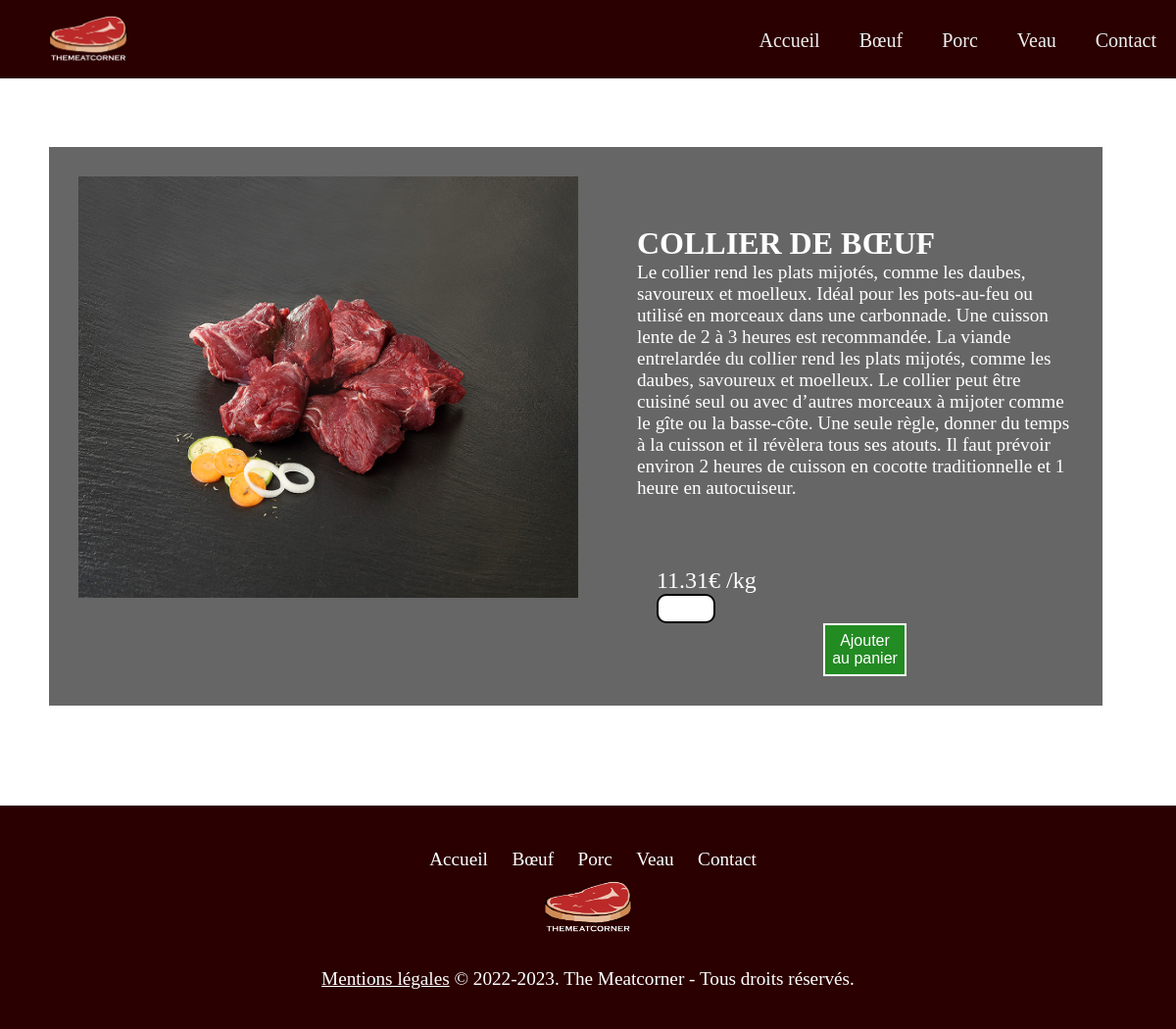
/pageboeuf/pagesviandesboeuf/collierboeuf.php, run on the app's committed database.
### tables this page shows
create table Viande (
	id int auto_increment       not null,
	nom varchar (30)            not null,
	descriptionv text           not null,
	prix decimal(4,2)           not null,
	photo varchar(100)          not null,
	idAnimal int                not null,
	Foreign key (idAnimal) references Animal (id),
	PRIMARY KEY (id)
);

### pageboeuf/pagesviandesboeuf/collierboeuf.php (the view)
<html>
<?php include '../../include/header.php'; ?>
<head>
    <link rel="stylesheet" href="../../style.css">
</head>
<body>
<div class="flex1">
    <div>
        <?php
        $bdd = new PDO('mysql:host=localhost;dbname=tmc;charset=utf8', 'root', '');
        $req = $bdd->query('SELECT * FROM viande where id = 11');
        while ($donnees = $req->fetch()) {
            echo('<img class="imgid1" src="../../pageboeuf/img/viandeboeuf/' . $donnees['photo'] . '">');
        }
        ?>
    </div>
    <div class="divgauche">
        <?php
        $bdd = new PDO('mysql:host=localhost;dbname=tmc;charset=utf8', 'root', '');
        $req = $bdd->query('SELECT * FROM viande where id = 11');
        while ($donnees = $req->fetch()) {
            echo('<a class="nomviande1"</a>' . $donnees['nom'] ."<br>" . '<a class="descriptionviande"</a>' . $donnees['descriptionv'] . "<br>" .
                  '<p class="prixviande"</p>' . $donnees['prix'] .  "€ /kg" . "<br>" .
                  '<input type="number" class="inputnombre" id="tentacles" min="1" max="100">' .
                  '<button class="boutonpanier1">Ajouter au panier</button>');
        }
        ?>
    </div>
</div>
</body>
<?php include '../../include/footer.php'; ?>
</html>

### style.css (style rules this page uses)
body { font-family: Gabriola; font-size: 25px; color: white; background-image: url("img/fondtmc.jpg"); background-repeat: no-repeat; background-attachment: fixed; margin: 0; width: 100%; display: block; background-size: cover; }
* { padding: 0; margin: 0; box-sizing: border-box; }
.boutonpanier1 { width: 20%; padding: 7px; background-color: forestgreen; color: white; border: 2px solid white; font-size: 1rem; cursor: pointer; display: block; margin: auto; }
.imgid1 { height:490px; width:570px; padding: 30px; }
.flex1 { display: flex; margin: 70px 75px 75px 50px; background: rgba(0, 0, 0, 0.6); }
.divgauche { padding: 30px; margin-top: 50px; }
.descriptionviande { font-size: 1.2rem; color: white; font-family: "Arial Nova Light"; }
.nomviande1 { font-size: 2rem; font-weight: bold; color: white; text-transform: uppercase; }
.prixviande { padding-left: 20px; padding-top: 20px; margin-top: 50px; font-family: "Arial Nova Light"; font-size: 1.5rem; }
.inputnombre { width: 60px; height: 30px; border: 2px solid black; border-radius: 10px; padding-left: 10px; }
.footer ul a { color:inherit; text-decoration:none; padding: 0 10px; font-size: 1.2rem; }

### data on the page
viande: photo (picture), nom "COLLIER DE BŒUF", descriptionv "Le collier rend les plats mijotés, comme les daubes, savoureux et moelleux. Idéal pour les pots-au-feu ou utilisé en morceaux dans une carbonnade. Une cuisson lente de 2 à 3 heures est recommandée. La viande entrelardée du collier rend les plats mijotés, comme les daubes, savoureux et moelleux. Le collier peut être cuisiné seul ou avec d’autres morceaux à mijoter comme le gîte ou la basse-côte. Une seule règle, donner du temps à la cuisson et il révèlera tous ses atouts. Il faut prévoir environ 2 heures de cuisson en cocotte traditionnelle et 1 heure en autocuiseur.", prix "11.31"
